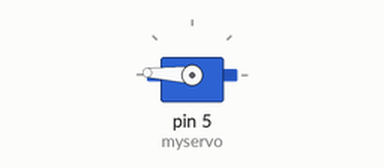
The sketch below on a simulated Arduino Uno, built with avr-gcc and run on an emulated ATmega328P. Parts: servo.

Above: at 0.05 s.
At 0.6 s:
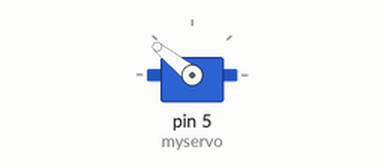
At 1.55 s:
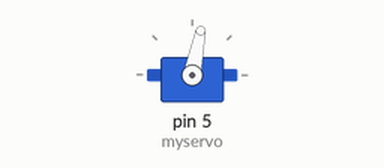
At 3.1 s:
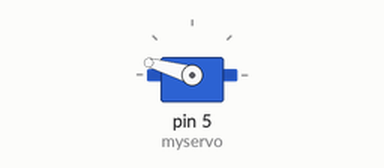
Timing chart, 0 to 7.7 s (numbered marks = the images above):
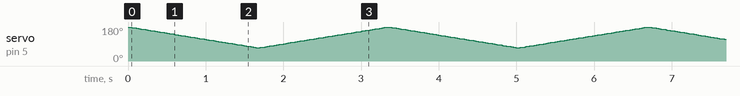

The sketch:

Last.ino
```cpp
#include <Servo.h>

Servo myservo;

int pos = 0;

void setup() {
  myservo.attach(5);
}

void loop() {
  for (pos = 180; pos >= 70; pos -= 1) { // goes from 180 degrees to 0 degrees
    myservo.write(pos);              // tell servo to go to position in variable 'pos'
    delay(15);                       // waits 15 ms for the servo to reach the position
  }

  for (pos = 70; pos <= 180; pos += 1) { // goes from 0 degrees to 180 degrees
    // in steps of 1 degree
    myservo.write(pos);              // tell servo to go to position in variable 'pos'
    delay(15);                       // waits 15 ms for the servo to reach the position
  }
}
```
